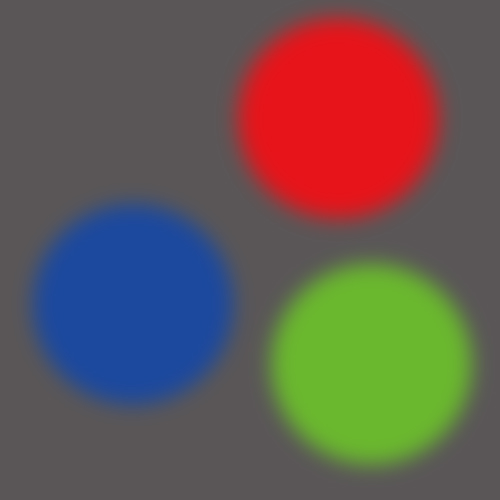
//> input picture imgProc/08/challenge_kadai/three_objects.jpg, 500 x 500 px
$ ./08_02_challenge_k23023   (built with g++ and OpenCV 4)
//> lines starting //> are read from the running program, lines starting //| are printed output that depends on the picture
#include <iostream>
// OpenCV用のヘッダファイル
#include <opencv2/opencv.hpp>
// 画像ファイル (サイズは小さめが良い)
#define FILE_NAME "./three_objects.jpg"

#define HIGHVAL (255)
#define LOWVAL (0)
#define COLOR_MAX (256)

int main(int argc, const char *argv[])
{

    // 画像の入力
    cv::Mat src_img;

    src_img = cv::imread(FILE_NAME, cv::IMREAD_COLOR); // 画像の読み込み
//> src_img is the input picture: 500 rows x 500 cols, CV_8UC3; mean B, G, R 83.1, 88.4, 101.9

    if (src_img.empty())
    { // 入力失敗の場合
        fprintf(stderr, "File is not opened.\n");
        return (-1);
    }
    cv::Mat R_img = cv::Mat(src_img.size(), CV_8UC3);
    cv::Mat G_img = cv::Mat(src_img.size(), CV_8UC3);
    cv::Mat B_img = cv::Mat(src_img.size(), CV_8UC3);

    //輝度画像へ変換
    // cv::cvtColor(src_img, gray_img, cv::COLOR_BGR2GRAY);

    int histR[COLOR_MAX],histG[COLOR_MAX],histB[COLOR_MAX];//ヒストグラム用配列

    for(int i=0;i<COLOR_MAX;i++){//ヒストグラム用の配列の初期化

        histR[i] = 0;
        histG[i] = 0;
        histB[i] = 0;

    }


    double p = (1 - 0.16) / 1;//背景(100-16)%, 図形16%
    int sum = src_img.rows * src_img.cols;//すべての画素数の合計を求める
//> sum = 250000

    for (int y = 0; y < src_img.rows; y++)
    {
        for (int x = 0; x < src_img.cols; x++)
        {
            cv::Vec3b s = src_img.at<cv::Vec3b>(y,x);//輝度値の取得
            histR[s[2]]++;
            histG[s[1]]++;
            histB[s[0]]++;
        }
    }
//> after the loop, histR = 256 values, max 108119 at index 90, min 0 at index 0, mean 976.6; histG = 256 values, max 110675 at index 86, min 0 at index 0, mean 976.6; histB = 256 values, max 107417 at index 87, min 0 at index 0, mean 976.6

    int thR = 0,thG = 0,thB = 0;
    int sumR = 0, sumG = 0,sumB = 0;
    for(int i=0;i<COLOR_MAX;i++){//閾値を求める操作

        if(sum * p > sumR) {
            thR = i;
            sumR += histR[i];
        }

        if(sum * p > sumG) {
            thG = i;
            sumG += histG[i];
        }

        if(sum * p > sumB) {
            thB = i;
            sumB += histB[i];
        }

    }
//> this loop made 256 passes
//> (sumR, sumG, sumB) on passes 1 to 12: (0, 0, 0), (0, 0, 0), (0, 0, 0), (0, 0, 0), (0, 0, 0), (0, 0, 0), (0, 0, 0), (0, 0, 0), (0, 0, 0), (0, 0, 0), (0, 0, 0), (0, 0, 0)
//> sumR on pass 74: 35338
//> after the loop, sumR = 210460; sumG = 210012; sumB = 210240
    printf("R: %d\nG: %d\nB: %d\n",thR,thG,thB);
//| R: 106
//| G: 95
//| B: 94

    for (int y = 0; y < src_img.rows; y++)
    {
        for (int x = 0; x < src_img.cols; x++)
        {

            cv::Vec3b s = src_img.at<cv::Vec3b>(y,x);
            cv::Vec3b r(LOWVAL,LOWVAL,LOWVAL),g(LOWVAL,LOWVAL,LOWVAL),b(LOWVAL,LOWVAL,LOWVAL);

            if(s[0] > thB){
                b[0] = HIGHVAL;
            } else if(s[1] > thG){
                g[1] = HIGHVAL;
            }else if(s[2] > thR){
                r[2] = HIGHVAL;
            }

            R_img.at<cv::Vec3b>(y,x) = r;
            G_img.at<cv::Vec3b>(y,x) = g;
            B_img.at<cv::Vec3b>(y,x) = b;
        }
    }
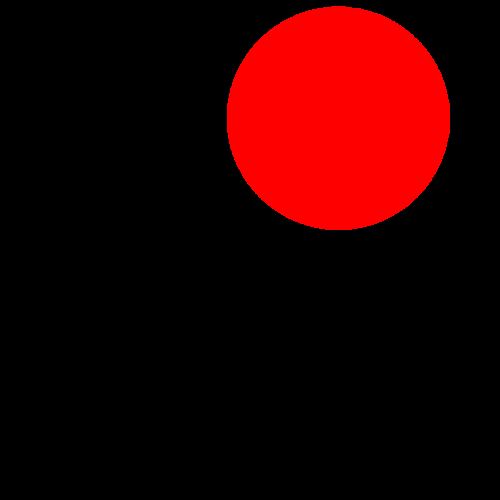
//> R_img: 500 rows x 500 cols, CV_8UC3; mean B, G, R 0, 0, 40.1
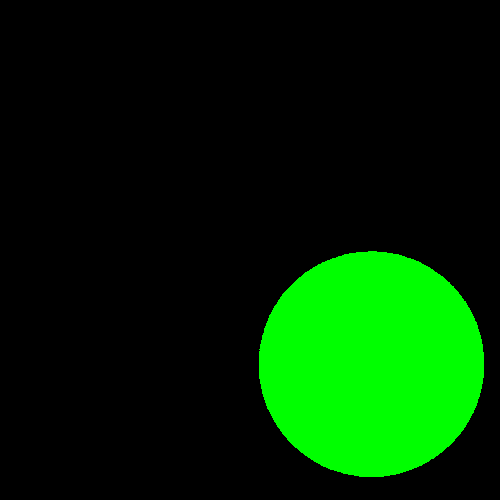
//> G_img: 500 rows x 500 cols, CV_8UC3; mean B, G, R 0, 40.8, 0
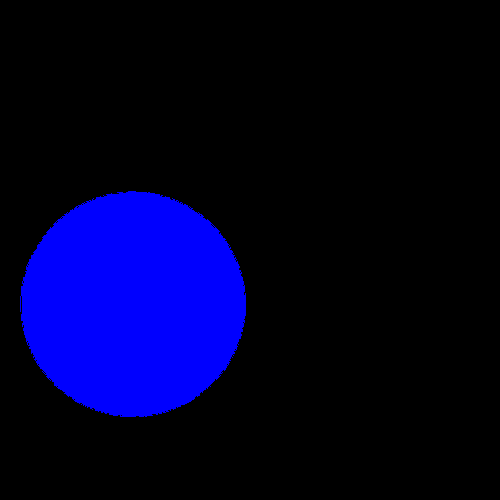
//> B_img: 500 rows x 500 cols, CV_8UC3; mean B, G, R 40.6, 0, 0
    cv::imshow("input image", src_img);
    cv::imshow("color image - R", R_img);
    cv::imshow("color image - G", G_img);
    cv::imshow("color image - B", B_img);
    cv::waitKey();
    return 0;
}
